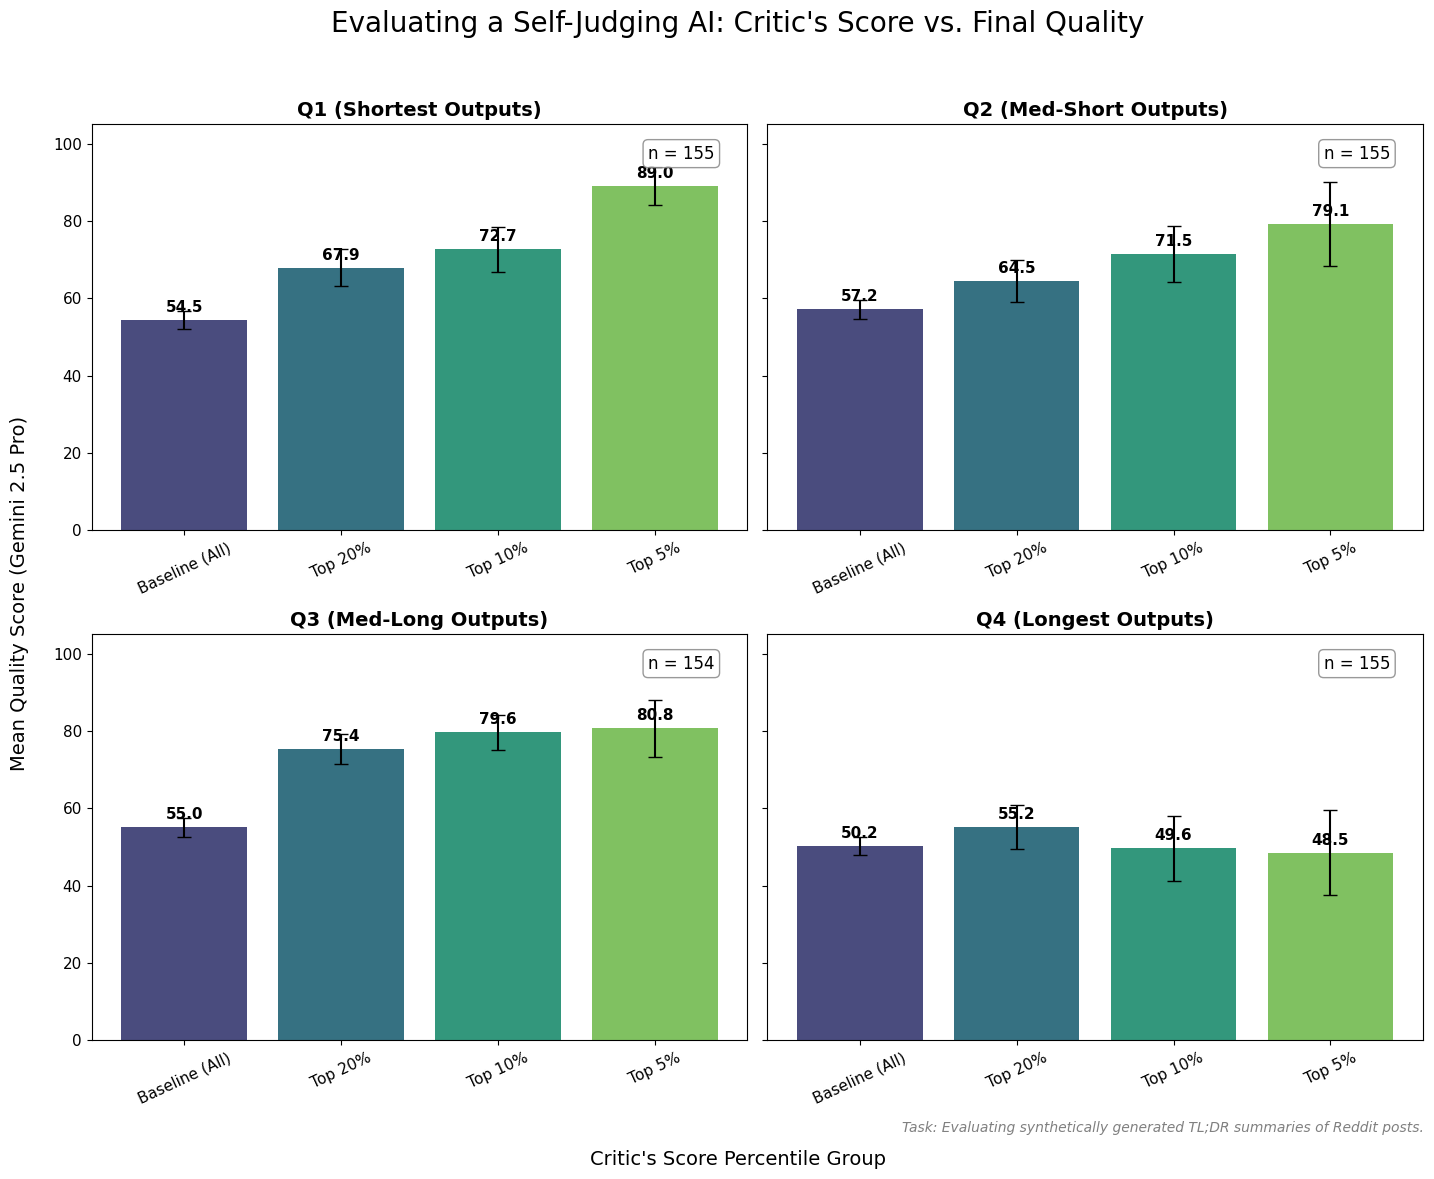

Here is the Python script that generated this plot:
import pandas as pd
import numpy as np
import matplotlib.pyplot as plt
import seaborn as sns
from datasets import load_dataset
"""
PROJECT OVERVIEW: Self-Judging AI for Text Generation
------------------------------------------------------
This script visualizes the results of a project aimed at creating a self-improving text
generation system. The core idea is that judging text is an easier task than generating it.
Therefore, we can use a "critic" model to score synthetically generated outputs and filter for
the highest quality examples.

This script's main purpose is to generate the "defining plot" of the project, which evaluates
how well the critic's score (proxied by the sum of the last 5 token logits) correlates with a
final quality score from a powerful, external model (Google's Gemini 2.5 Pro).

DATASET CREATION & PROVENANCE:
------------------------------
The ratings in this dataset were generated using the Gemini 2.5 Pro API. Due to a free-tier
daily quota limit of 50 requests, the rating process was done in two main batches:
1.  Batch 1: Rated posts starting from the first row forward.
2.  Batch 2: Rated posts starting from the last row backward to maximize coverage.

The qualitative 'gemini_reasoning' from the first forward pass was unfortunately lost, the resulting
dataset was pushed to the Hugging Face Hub under the revision 'merged_conditional_ratings_v1'.

SUMMARY OF KEY FINDINGS (from the final statistics table):
-----------------------------------------------------------
The analysis reveals a strong but nuanced relationship between the critic's score and the
final quality rating, which is heavily dependent on the length of the generated text.

* Q1 (Shortest Outputs): Shows the most dramatic effect. The mean rating jumps from a
    baseline of 54.5 to 89.0 for the top 5% of critic-scored posts, a ~35-point increase.
    - Baseline (n=155): Mean Rating 54.5
    - Top 20% (n=31):  Mean Rating 67.9
    - Top 10% (n=16):  Mean Rating 72.7
    - Top 5% (n=8):   Mean Rating 89.0

* Q2 (Med-Short Outputs): Displays a strong positive trend. The mean rating rises from
    a baseline of 57.2 to 79.1 for the top 5%.
    - Baseline (n=155): Mean Rating 57.2
    - Top 20% (n=31):  Mean Rating 64.5
    - Top 10% (n=16):  Mean Rating 71.5
    - Top 5% (n=8):   Mean Rating 79.1

* Q3 (Med-Long Outputs): Also shows a significant positive correlation. The mean
    rating increases from a baseline of 55.0 to 80.8 for the top 5%.
    - Baseline (n=154): Mean Rating 55.0
    - Top 20% (n=31):  Mean Rating 75.4
    - Top 10% (n=16):  Mean Rating 79.6
    - Top 5% (n=8):   Mean Rating 80.8

* Q4 (Longest Outputs): Reveals the breakdown in the pattern. The critic's score
    becomes a neutral or negligible indicator. The mean rating for the top 5% (48.5)
    is slightly lower than the baseline (50.2).
    - Baseline (n=155): Mean Rating 50.2
    - Top 20% (n=31):  Mean Rating 55.2
    - Top 10% (n=16):  Mean Rating 49.6
    - Top 5% (n=8):   Mean Rating 48.5
"""
# --- 1. Configuration ---
# All settings are at the top for easy modification.
REPO_ID = "ultra-grok/tldr_sft_genreverse"
MERGED_REVISION = "merged_conditional_ratings_v1"
OUTPUT_FILENAME = "self_judging_ai_final_plot.png"

def main():
    """
    Main function to run the complete analysis and visualization pipeline.
    """
    # --- 2. Load and Prepare the Dataset ---
    print(f"--- Step 1: Loading and preparing data from Hub: '{REPO_ID}' ---")
    
    # Load the specified revision of the dataset
    dataset = load_dataset(REPO_ID, revision=MERGED_REVISION, split="train")
    df = dataset.to_pandas()

    # Calculate 'last_label' for filtering
    df['last_label'] = df['labels'].apply(lambda x: x[-1])
    
    # Filter for valid ratings and last_label == 0
    df_filtered = df[(df['gemini_rating'] != -1) & (df['last_label'] == 0)].copy()
    print(f"Filtered data down to {len(df_filtered)} rows.")
    
    # Calculate features needed for analysis
    df_filtered['completion_length'] = df_filtered['completion'].str.len()
    df_filtered['sum_of_last_5_logits'] = df_filtered['token_logits'].apply(lambda x: sum(x[-5:]))
    
    # Stratify data into 4 length quartiles
    df_filtered['length_quartile'] = pd.qcut(
        df_filtered['completion_length'],
        q=4,
        labels=['Q1 (Shortest Outputs)', 'Q2 (Med-Short Outputs)', 'Q3 (Med-Long Outputs)', 'Q4 (Longest Outputs)']
    )
    
    # --- 3. Generate the Summary Statistics (Dynamically) ---
    print("--- Step 2: Calculating summary statistics for each stratum ---")
    results = []
    logit_percentiles = {'Top 5%': 0.95, 'Top 10%': 0.90, 'Top 20%': 0.80}

    # Group by each length quartile to analyze separately
    for name, group in df_filtered.groupby('length_quartile', observed=True):
        # Calculate the baseline stats for the entire quartile
        baseline_stats = group['gemini_rating'].describe()
        results.append({
            'Length Quartile': name, 'Logit Percentile': 'Baseline (All)',
            'Mean Rating': baseline_stats['mean'], 'Std Dev Rating': baseline_stats['std'],
            'Sample Size': int(baseline_stats['count'])
        })
        
        # Calculate stats for the top logit percentiles
        for percentile_label, quantile_value in logit_percentiles.items():
            threshold = group['sum_of_last_5_logits'].quantile(quantile_value)
            subset_df = group[group['sum_of_last_5_logits'] >= threshold]
            stats = subset_df['gemini_rating'].describe()
            results.append({
                'Length Quartile': name, 'Logit Percentile': percentile_label,
                'Mean Rating': stats['mean'], 'Std Dev Rating': stats['std'],
                'Sample Size': int(stats['count'])
            })

    df_plot = pd.DataFrame(results)

    # --- 4. Generate the Final Plot ---
    print("--- Step 3: Generating the final plot ---")
    
    # Calculate the Standard Error of the Mean (SEM) for the error bars
    df_plot['sem'] = df_plot['Std Dev Rating'] / np.sqrt(df_plot['Sample Size'])

    # Set a logical order for the x-axis categories
    logit_order = ['Baseline (All)', 'Top 20%', 'Top 10%', 'Top 5%']
    df_plot['Logit Percentile'] = pd.Categorical(df_plot['Logit Percentile'], categories=logit_order, ordered=True)

    # Create the 2x2 plot grid
    fig, axes = plt.subplots(2, 2, figsize=(14, 11), sharey=True)
    fig.suptitle("Evaluating a Self-Judging AI: Critic's Score vs. Final Quality", fontsize=20, y=1.03)
    axes = axes.flatten()

    quartile_order = ['Q1 (Shortest Outputs)', 'Q2 (Med-Short Outputs)', 'Q3 (Med-Long Outputs)', 'Q4 (Longest Outputs)']

    for i, quartile in enumerate(quartile_order):
        ax = axes[i]
        quartile_data = df_plot[df_plot['Length Quartile'] == quartile]
        
        bars = sns.barplot(
            data=quartile_data, x='Logit Percentile', y='Mean Rating', ax=ax,
            hue='Logit Percentile', palette='viridis', legend=False, order=logit_order
        )
        
        quartile_data_sorted = quartile_data.set_index('Logit Percentile').reindex(logit_order)
        
        ax.errorbar(
            x=np.arange(len(logit_order)), y=quartile_data_sorted['Mean Rating'],
            yerr=quartile_data_sorted['sem'], fmt='none', c='black', capsize=5
        )

        for p in ax.patches:
            ax.annotate(
                f'{p.get_height():.1f}', (p.get_x() + p.get_width() / 2., p.get_height()),
                ha='center', va='center', xytext=(0, 9), textcoords='offset points',
                fontweight='bold', fontsize=11
            )
        
        total_n = quartile_data[quartile_data['Logit Percentile'] == 'Baseline (All)']['Sample Size'].iloc[0]
        ax.text(0.95, 0.95, f'n = {total_n}', transform=ax.transAxes,
                fontsize=12, verticalalignment='top', horizontalalignment='right',
                bbox=dict(boxstyle='round,pad=0.3', fc='white', ec='gray', lw=1, alpha=0.8))

        ax.set_title(quartile, fontsize=14, fontweight='bold')
        ax.set_xlabel('')
        ax.set_ylabel('')
        ax.set_ylim(0, 105)
        ax.tick_params(axis='x', rotation=25, labelsize=11)
        ax.tick_params(axis='y', labelsize=11)

    fig.text(0.5, -0.02, "Critic's Score Percentile Group", ha='center', fontsize=14)
    fig.text(-0.02, 0.5, "Mean Quality Score (Gemini 2.5 Pro)", va='center', rotation='vertical', fontsize=14)
    footnote_text = "Task: Evaluating synthetically generated TL;DR summaries of Reddit posts."
    fig.text(0.99, 0.01, footnote_text, ha='right', fontsize=10, style='italic', color='gray')

    plt.tight_layout(rect=[0, 0.02, 1, 1])
    plt.savefig(OUTPUT_FILENAME, dpi=300, bbox_inches='tight')
    
    print(f"\n✅ Plot successfully saved to '{OUTPUT_FILENAME}'")

if __name__ == "__main__":
    main()
